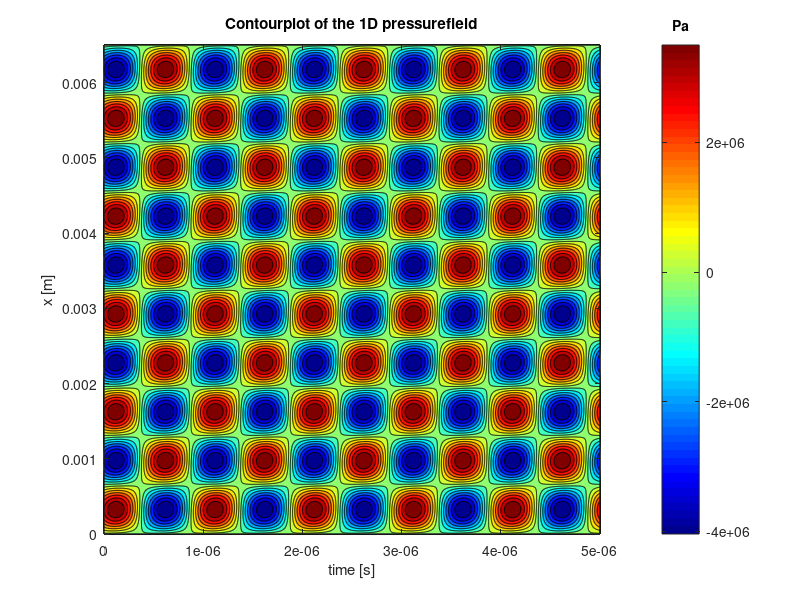
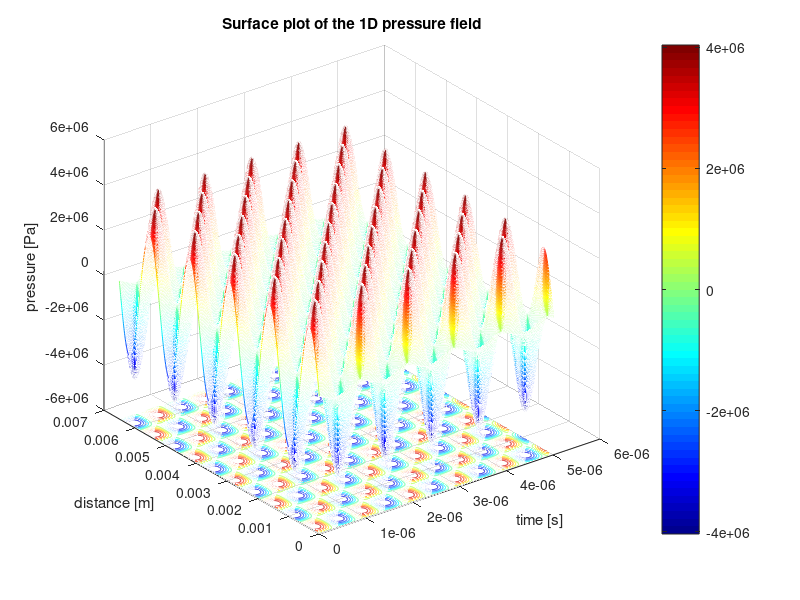

These figures' MATLAB source, in order: (Note: this script raises an error after producing the figures.)
% The purpose of this model is to get a tool to analyze an immersion type transudcer which is used to manipulate the position of air bubbles in oil. 
% The model is based on a model created by Sittig and utilizes derivations of it in the form of transfer functions. An expression for the pressure field
% was derived from the 1D wave equation. Eventually the force on the particles was calculated by utilization of Gor'kov's potential.
% 
% The authors of this script are Victor Dahl, Phillip Kjaer, Wenzel Neumann
% and Jeppe Ottense


clear all; close all; clc;

%% Initial Variables
f = 1*10^6;                      % system frequency in Hz
w=2*pi*f;                        % System frequency in rad/s

%% Piezoelectric constants

r_p=2.5*10^-3;                     % Radius of the piezoelectric plate - Found from CAD model
rho=7.8*10^3;                      % Piezoelectric plate density - Found from data sheet
d=2*10^-3;                         % Piezoelectric plate thickness - found from data sheet
S=pi*r_p^2;                        % Piezoelectric surface area - area of a circle due to circular peizoelectric disk face

c_33=16.6*10^10;                   % Elastic constant of the plate - found from source (victor found - please put it in when editing)
d_33=265*10^-12;                   % Piezoelectric charge coefficient - found from source -||-
s_33=14.2*10^-12;                  % Elastic compliance coefficient - found from source -||-
epsilon_0=8.854*10^-12;            % Vacuum permitivity - found from source -||-
epsilon_33=1200*epsilon_0;         % relativity Permativity - found from source -||-
Beta_33= epsilon_0/epsilon_33;     % the dielectric impermeability of the plate at constant strain - found from source -||-
h_33= d_33/(s_33*epsilon_33);      % Piezoelectric stiffness constant for the plate - found from source -||-
v_o=sqrt(c_33/rho);                % compressional wave speed from piezoelectric - found from source -||-

%%TAe calculated inputs
C_o=S*epsilon_33/(d);                 % the clamped capacitance of the plate - Found from NDE book
n=h_33*C_o;                        % A given constant

%TAa calculated inputs
% dfr=0.0000042;                       % Random variable to establish acoustic backing material relationship
% Z_b=dfr*w;                           % Acoustic impedance of the backing plate (this is a function of frequency)  
k=w/v_o;                           % wave number for the peizoelectric plate - found from NDE book


%% Acoustic impedance calculations
rho_4=7860;                          % Density of plain carbon steel 
c_3=3230;                            % Speed of wave in plain carbon steel
Z_b=rho_4*c_3*S;                     % Acoustic impedance of the backing plate

Z_o=rho*v_o*S;                       % plane wave acoustic impedance of the piezoelectric plate

S_a=S;                               % effective face area of the transducer
rho_2=857;                           % density of the fluid ISO VG 32
c=1300;                              % compresisonal wave speed in fluid 
Z_r=S_a*c*rho_2;                     % Acoustic radiation impedance 

c_2=3230;                            % Speed of sound in steel
rho_3=7850;                          % Density of steel
k_2=w/c_2;                           % wave number of the coating material of the transducer source
d_2=0.5*10^-3;                       % thickness of the coating material of the transducer source
S_m=(4.5*10^-3)^2*pi;                % Face area of the coating material fo the transducer soruce
Z_m=rho_3*c_2*S_m;                   % The acoustic impedance of the coating material of the transducer source


Kin_Vis=32*10^-6;                % Kinematic Viscosity of the fluid (ISO VG 32)
Vis=Kin_Vis*rho_2;               % Dynamic viscosity of the fluid
R=((c*rho_2)-(c_2*rho_3))/((c*rho_2)+(c_2*rho_3)); %Reflection coefficient 
L=0.04485;                                         %Lentgh of chamber


%% Matricies used in the Sittig Model

TAe_matrix=[1/n n/(1i*w*C_o); -1i*w*C_o 0];                                                                              %Transducer electrical matrix

TAa_matrix=(1/(Z_b-1i*Z_o*tan(k*d/2)))*[Z_b+1i*Z_o*cot(k*d) (Z_o)^2+1i*Z_o*Z_b*cot(k*d); 1 Z_b-2*1i*Z_o*tan(k*d/2)];     %Transducer acoustic matrix

TAl_matrix=[cos(k_2*d_2) -1i*Z_m*sin(k_2*d_2); (-1i*sin(k_2*d_2))/Z_m cos(k_2*d_2)];                                     %Transducer coating material matrix



TA_matrix=TAe_matrix*TAa_matrix*TAl_matrix;                                                                              %Sittig model matrix

%% equations for Sensitvities

S_vI=1/(Z_r*TA_matrix(2,1)+TA_matrix(2,2));                                   %Sensitivity for vI.

Z_in=(Z_r*TA_matrix(1,1)+TA_matrix(1,2))/(Z_r*TA_matrix(2,1)+TA_matrix(2,2)); %Electrical impedance of the transducer

S_FV=Z_r*S_vI/Z_in;                                                           % Sensitivity FV

%% Pressure at the transducer surface

V_M = 75;                                                                    % Input voltage
lambda =c/f;                                                                  % wavelength of the pressure field
F_surface = V_M * (0.0712 + 0.0767i);                                                       % Total force on trasnducer surface
P_surface = F_surface/(S_a);                                                  % pressure on the transducer surface

%% Translation to the 1D pressure field

damp_coeff =(2*Kin_Vis*w^2)/(3*c^3);                                          % Damping coefficient for attenuation within the liquid
P_field = zeros(1000,1000);                                                   % A matrix is initialized for storing the (complex)
                                                                              % pressure values varying with time and distance.     
% A standing wave is produced by attenuation of the travelling wave and its 
% reflections resulting from rebounding at the boundaries (walls). During
% the reflection at the boundaries, energy is lost which can be represented
% by a reflection coefficient, which takes the number of reflections until
% total attenuation into account. There is distinguished between the
% reflection coefficient due to impact with the right and left wall.

R1 = 4.2736;                                                                % Left wall reflection coefficient.
R2 = 4.8295;                                                                % Right wall reflection coefficient.

t = linspace(0,10*pi/w,1000);                                               % time duration during which the pressure field
                                                                            % is monitored.
x = linspace(0,5*0.0013,1000);                                              % Distance over which the pressure field is monitored.

% Here the P_field matrix is filled with the pressure amplitudes and phase
% shifts at a certain location in space and moment in time.
 for n = 1:1000
     for m = 1:1000
     P_field(n,m) = P_surface*(R1+1) * exp(1i*w*t(m)-1i*x(n)*2*pi/lambda) ...
         - R2*P_surface * exp(1i*w*t(m)+1i*(x(n))*2*pi/lambda);
      end
 end

%% Contourplots of the standing pressure wave

% 2D plot which shows the pressure minima and maxima of the pressure field
figure
contourf(t,x, real(P_field), 14); colormap jet; colorbar;
xlabel('time [s]'); ylabel('x [m]'); title('Contourplot of the 1D pressurefield');
hc=colorbar;
title(hc,'Pa','FontSize',10);


%% Surface plots of the standing pressure wave

% 3D animation of the pressure field
figure
meshc(t,x, real(P_field)); colormap jet; colorbar;
xlabel('time [s]'); ylabel('distance [m]'); zlabel('pressure [Pa]'); title('Surface plot of the 1D pressure field');


 
%% Constants used to calculate the acoustic radiation force

rho_p = 1.225;                                                                  %Air density [kg/m^3]
r = 80*10^-6;                                                                   %Bubble radius [m]
Vp = (4*pi/3)*r^3;                                                              %Bubble volume [m^3]
Mp = rho_p * Vp;                                                                %Bubble mass [kg]

% Oil of type ISO VG32 is used as the fluid
rho_l = 868;                                                                    % Oil density [kg/m^3]
mu = 32*10^-6*rho_l;                                                            % Oil Viscosity [kg/m*s]

% Besides the acoustic radiation force, acoording to Stoke's Law, there is
% also a drag force acting on the particle, which is given by f_D = B*v

B = 6*pi*r*mu;                                                                  % coefficient (gain) of Stoke's Law

% The acoustic radiation force is dependent on the compressibility factor
% f_1 and the density factor f_2

K_p = 1/(rho_p*330^2);                                                      % Compressibility of the air bubble
K_l = 1/(rho_l*c^2);                                                        % Compressibility of the oil
f_1=1-(K_p/K_l);                                                            % Compressibility factor
f_2=2*(rho_p-rho_l)/(2*rho_p+rho_l);                                        % Density factor

% The acoustic contrast factor determines whether the particles are forced
% towards the pressure nodes or antinodes. A negative contrast factor means
% that particles are forced towards the antinodes, whils a positive
% indicates movement towards the nodes.

acf = (5*rho_p-2*rho_l)/(2*rho_p+rho_l) - (K_p/K_l);                        % The acoustic contrast factor

% To calculate the acoustic radiation force, the time averaged pressure is
% required. For a standing wave it suffices to take only one period into
% account.

T = 1/f;                                                                    % One period of the pressure field

%% Plotting the results obtained from the acoustic radiation force

velocities = zeros(10,1);                                                   % A vector is initialized to store the values of  
                                                                            % velocities at different locations in x direction.

for i = 1:length(velocities)
    x = linspace(0.0013,0.0026,length(velocities));                         % The distance over which the velocity is monitored 
    x = x(i);                                                                        
v = Gorkov(P_surface,w,lambda,R1,R2,T,rho_l,r,f_1,f_2,c,B);    % Call upon the function to obtain the velocity.
vnew = subs(v);                                                             % Constants are substituted for the symbolic variables.
velocities(i) = double(vnew);                                               % the velocities are stored as scalars.
end

x = linspace(0.0013,0.0026,length(velocities));
% Here the resultant velocity is plotted for different locations x away
% from the transducer surface.
figure
plot(x',velocities)
xlabel('distance [m]'); ylabel('velocity [m/s]'); title('Particle velocities');


%% Here I tried to plot the different contributions to the acoustic force similar to figure 9 of the Trujillo paper

x = linspace(0.0013,0.0026,length(velocities));                             % Monitored distance, set to one wavelength, can be changed. Called again x
                                                                            % because it is the same variable in the Gorkov function but the domain can be 
                                                                            % changed.
% Here the outputs of the function are retrieved and converted from 
% symbols to numbers.
[v,p_mean_square,v_in,v_mean_square,Uac,Fac]  = Gorkov(P_surface,w,lambda,R1,R2,T,rho_l,r,f_1,f_2,c,B); 
p_ms = double(subs(p_mean_square));
v_ms = double(subs(v_mean_square));
Uac = double(subs(Uac));
Fac = double(subs(Fac));

p_ms_vc = [p_ms; p_ms; p_ms; p_ms; p_ms; p_ms; p_ms; p_ms; p_ms; p_ms];     % Matrices for plotting. Constructed 
v_ms_vc = [v_ms; v_ms; v_ms; v_ms; v_ms; v_ms; v_ms; v_ms; v_ms; v_ms];     % in the same way as for the pressure
Uac_vc = [Uac; Uac; Uac; Uac; Uac; Uac; Uac; Uac; Uac; Uac];                % field plot, only this time there is 
Fac_vc = [Fac; Fac; Fac; Fac; Fac; Fac; Fac; Fac; Fac; Fac];                % no change in values through time, as 
                                                                            % they are time averages.
time_averaged_vec = linspace(0,T,length(velocities));                       % Since all are time-averaged, I just made a random duration 
                                                                            % of one period,
                                                                            % which I use to be
                                                                            % able to make a
                                                                            % contour plot.
% Plots according to figure 9 of Trujillo                                                                            
                                                                            
figure                                                      
tiledlayout(4,1); nexttile;
contourf(x,time_averaged_vec,real(p_ms_vc), 14); colormap jet; colorbar;
title('<p^2>');
set(gca,'XTick',[], 'YTick', []); colorbar('off')

nexttile;
contourf(x,time_averaged_vec,real(v_ms_vc), 14); colormap jet; colorbar;
title('<v^2>');
set(gca,'XTick',[], 'YTick', []); colorbar('off')

nexttile;
contourf(x,time_averaged_vec,real(Uac_vc), 14); colormap jet; colorbar;
title('Uac');
set(gca,'XTick',[], 'YTick', []); colorbar('off')

nexttile;
contourf(x,time_averaged_vec,real(Fac_vc), 14); colormap jet; colorbar;
title('Fac');
set(gca,'XTick',[], 'YTick', []); colorbar('off')








